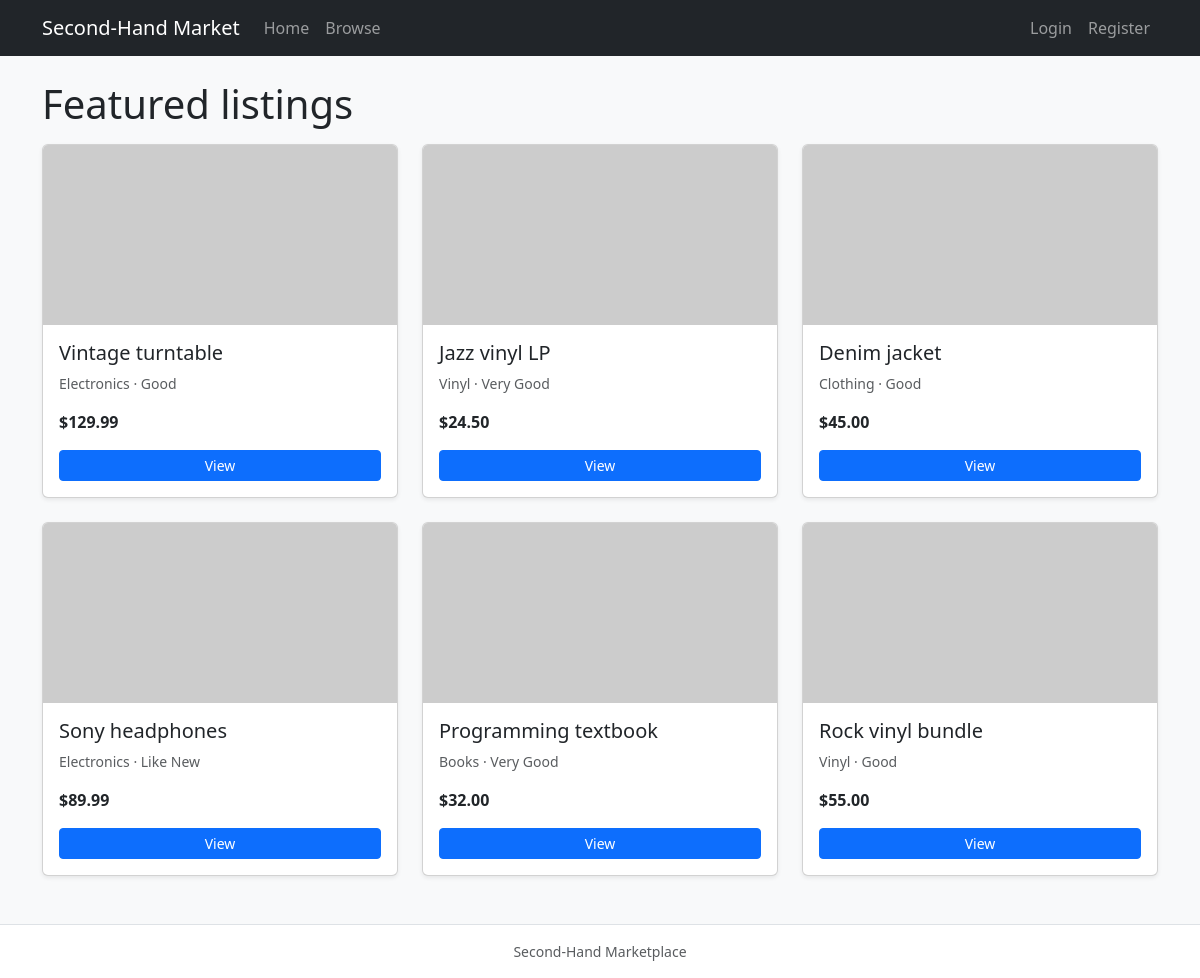
The page / on the database its author committed.
### tables this page shows
CREATE TABLE products (
  id INT UNSIGNED AUTO_INCREMENT PRIMARY KEY,
  name VARCHAR(200) NOT NULL,
  description TEXT,
  price DECIMAL(10,2) NOT NULL,
  image_url VARCHAR(500) DEFAULT NULL,
  category VARCHAR(80) NOT NULL,
  `condition` VARCHAR(40) NOT NULL,
  stock INT UNSIGNED NOT NULL DEFAULT 0,
  seller_id INT UNSIGNED NOT NULL,
  created_at TIMESTAMP DEFAULT CURRENT_TIMESTAMP,
  CONSTRAINT fk_products_seller FOREIGN KEY (seller_id) REFERENCES users(id) ON DELETE CASCADE
);

### includes/auth.php (called while the page is built, shortened)
<?php
function current_user(): ?array
{
    return $_SESSION['user'] ?? null;
}

### includes/product_image_upload.php (called while the page is built, shortened)
<?php
function product_image_url(?string $url): string
{
    if (str_starts_with($url, 'http://') || str_starts_with($url, 'https://')) {
        return $url;
    }
    return str_starts_with($url, '/') ? $url : '/' . $url;
}

### index.php (the view, shortened to what this page needs)
<?php
require __DIR__ . '/includes/init.php';
$stmt = $pdo->query(
    'SELECT p.*, u.name AS seller_name FROM products p JOIN users u ON u.id = p.seller_id ORDER BY p.created_at DESC LIMIT 6'
);
$featured = $stmt->fetchAll();
require __DIR__ . '/includes/header.php';
?>
<h1 class="mb-3">Featured listings</h1>
<div class="row g-4">
<?php foreach ($featured as $p): ?>
  <div class="col-md-4">
    <div class="card h-100 shadow-sm">
      <?php if (!empty($p['image_url'])): ?>
      <img src="<?php echo htmlspecialchars(product_image_url($p['image_url'])); ?>" class="card-img-top" alt="" style="height:180px;object-fit:cover;">
      <?php else: ?>
      <div class="card-img-top bg-secondary-subtle d-flex align-items-center justify-content-center" style="height:180px;">No image</div>
      <?php endif; ?>
      <div class="card-body d-flex flex-column">
        <h2 class="h5 card-title"><?php echo htmlspecialchars($p['name']); ?></h2>
        <p class="card-text small text-muted"><?php echo htmlspecialchars($p['category']); ?> · <?php echo htmlspecialchars($p['condition']); ?></p>
        <p class="mt-auto fw-bold">$<?php echo number_format((float) $p['price'], 2); ?></p>
        <a class="btn btn-primary btn-sm" href="product.php?id=<?php echo (int) $p['id']; ?>">View</a>
      </div>
    </div>
  </div>
<?php endforeach; ?>
</div>
<?php require __DIR__ . '/includes/footer.php'; ?>

### includes/header.php (shortened to what this page needs)
<?php
require_once __DIR__ . '/auth.php';
$u = current_user();
$d = trim(dirname($_SERVER['SCRIPT_NAME'] ?? ''), '/');
$np = $d === '' ? '' : str_repeat('../', count(explode('/', $d)));
?>
<!DOCTYPE html>
<html lang="en">
<head>
  <link href="https://cdn.jsdelivr.net/npm/bootstrap@5.3.3/dist/css/bootstrap.min.css" rel="stylesheet">
</head>
<body class="bg-light">
<nav class="navbar navbar-expand-md navbar-dark bg-dark mb-4">
  <div class="container">
    <a class="navbar-brand" href="<?php echo $np; ?>index.php">Second-Hand Market</a>
    <div class="collapse navbar-collapse" id="navmain">
      <ul class="navbar-nav me-auto">
        <li class="nav-item"><a class="nav-link" href="<?php echo $np; ?>index.php">Home</a></li>
        <li class="nav-item"><a class="nav-link" href="<?php echo $np; ?>products.php">Browse</a></li>
      </ul>
      <ul class="navbar-nav">
        <?php if ($u): ?>
        <li class="nav-item"><span class="navbar-text me-2"><?php echo htmlspecialchars($u['name']); ?></span></li>
        <li class="nav-item"><a class="nav-link" href="<?php echo $np; ?>logout.php">Logout</a></li>
        <?php else: ?>
        <li class="nav-item"><a class="nav-link" href="<?php echo $np; ?>login.php">Login</a></li>
        <li class="nav-item"><a class="nav-link" href="<?php echo $np; ?>register.php">Register</a></li>
        <?php endif; ?>
      </ul>
    </div>
  </div>
</nav>
<div class="container pb-5">

### includes/footer.php (shortened to what this page needs)
</div>
<footer class="border-top py-3 mt-auto bg-white text-center text-muted small">
  <div class="container">Second-Hand Marketplace</div>
</footer>
</body>
</html>

### rows shown on the page
products: name "Vintage turntable", category "Electronics", condition "Good", price "129.99"
products: name "Jazz vinyl LP", category "Vinyl", condition "Very Good", price "24.50"
products: name "Denim jacket", category "Clothing", condition "Good", price "45.00"
products: name "Sony headphones", category "Electronics", condition "Like New", price "89.99"
products: name "Programming textbook", category "Books", condition "Very Good", price "32.00"
products: name "Rock vinyl bundle", category "Vinyl", condition "Good", price "55.00"
